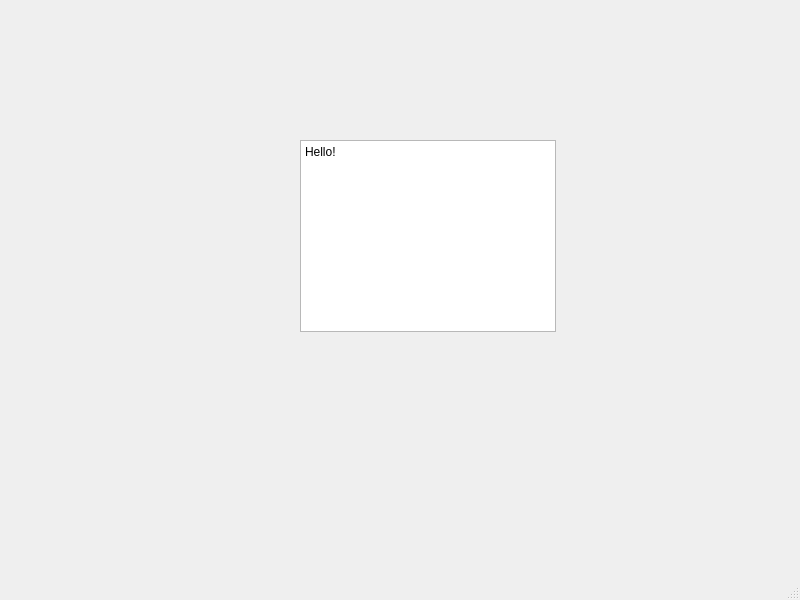
<?xml version="1.0" encoding="UTF-8"?>
<ui version="4.0">
 <class>ModMaker</class>
 <widget class="QMainWindow" name="ModMaker">
  <property name="windowModality">
   <enum>Qt::NonModal</enum>
  </property>
  <property name="geometry">
   <rect>
    <x>0</x>
    <y>0</y>
    <width>800</width>
    <height>600</height>
   </rect>
  </property>
  <property name="windowTitle">
   <string>ModMaker</string>
  </property>
  <widget class="QWidget" name="centralwidget">
   <widget class="QTextBrowser" name="textBrowser">
    <property name="geometry">
     <rect>
      <x>300</x>
      <y>140</y>
      <width>256</width>
      <height>192</height>
     </rect>
    </property>
    <property name="html">
     <string>&lt;!DOCTYPE HTML PUBLIC &quot;-//W3C//DTD HTML 4.0//EN&quot; &quot;http://www.w3.org/TR/REC-html40/strict.dtd&quot;&gt;
&lt;html&gt;&lt;head&gt;&lt;meta name=&quot;qrichtext&quot; content=&quot;1&quot; /&gt;&lt;style type=&quot;text/css&quot;&gt;
p, li { white-space: pre-wrap; }
&lt;/style&gt;&lt;/head&gt;&lt;body style=&quot; font-family:'SimSun'; font-size:9pt; font-weight:400; font-style:normal;&quot;&gt;
&lt;p style=&quot; margin-top:0px; margin-bottom:0px; margin-left:0px; margin-right:0px; -qt-block-indent:0; text-indent:0px;&quot;&gt;&lt;span style=&quot; font-family:'SimSun';&quot;&gt;Hello!&lt;/span&gt;&lt;/p&gt;&lt;/body&gt;&lt;/html&gt;</string>
    </property>
   </widget>
  </widget>
  <widget class="QStatusBar" name="statusbar"/>
 </widget>
 <resources/>
 <connections/>
</ui>
